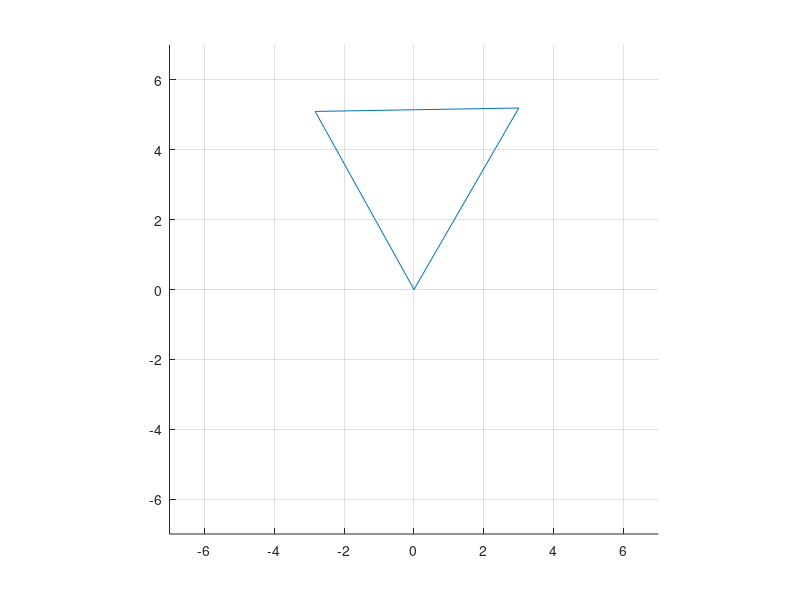

Source code (MATLAB): (Note: this script raises an error after producing the figure.)
clear all; clc; 
i = -2220; 
%Declarar triangulo 
A = [0,0];
B = [6,0];
C = [3,5];

%Variables plano carteciano 
Xmin = -7; 
Xmax = 7; 
Ymin = -7; 
Ymax = 7; 

x = [A(1) B(1) C(1) A(1)];
y = [A(2) B(2) C(2) A(2)];
%Dibujar triangulo 


grid on 
axis square; 
   axis([Xmin,Xmax,Ymin,Ymax]); 
   
%Rotacion 
while(i<=0) 
    
    MR = [cosd(-i) sind(-i) 0; 
           -sind(-i) cosd(-i) 0; 
           0 0 1]; 
    aR = [A(1), A(2), 1] *MR; 
    bR = [B(1), B(2), 1] *MR; 
    cR = [C(1), C(2), 1] *MR; 
   
    xR = [aR(1), bR(1), cR(1), aR(1)]; 
    yR = [aR(2), bR(2), cR(2), aR(2)]; 
    %trianguloRotado
    triangulo = line(xR,yR);
    triangulo.Color = 'red'; 
    triangulo.LineStyle = '-'; 
    triangulo.LineWidth = 4; 
    pause(0.01)
    if ( i<0) 
        delete(triangulo); 
    end
     i= i+1; 
end 

